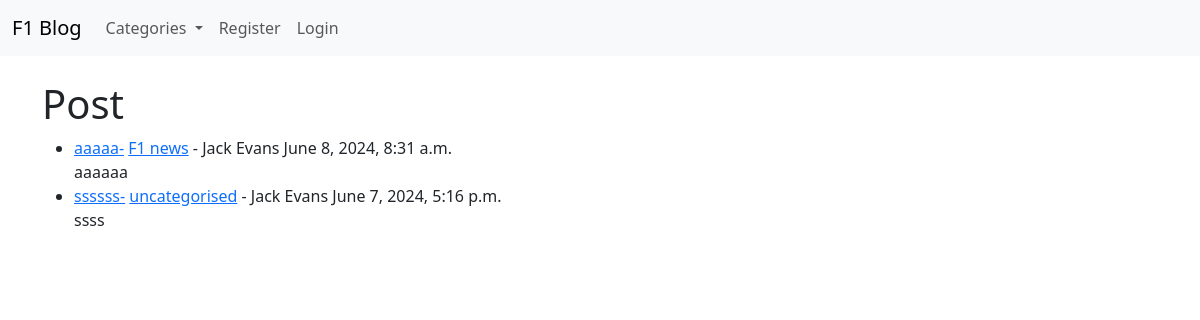
The page / on the database its author committed.
### blog/models.py (models this page shows, shortened)
class Post(models.Model):
    title = models.CharField(max_length=255)
    title_tag = models.CharField(max_length=255, default="F1 blog")
    author = models.ForeignKey(User, on_delete=models.CASCADE)
    body = models.TextField()
    timestamp = models.DateTimeField(auto_now_add=True)
    post_date = models.DateField(auto_now_add=True)
    category = models.ForeignKey(Category, on_delete=models.CASCADE)
    snippet = models.CharField(
        max_length=255,
    )

class Category(models.Model):
    name = models.CharField(max_length=255, default="uncategorised")
    def __str__(self):
        return self.name

### blog/views.py (the view)
# urls.py: path("", Home.as_view(), name="home"),
class Home(ListView):
    model = Post
    template_name = "home.html"
    ordering = ["-timestamp"]
    def get_context_data(self, *args, **kwargs):
        cat_menu = Category.objects.all()
        context = super(Home, self).get_context_data(*args, **kwargs)
        context["cat_menu"] = cat_menu
        return context

### blog/templates/home.html (shortened to what this page needs)
{% extends 'base.html' %} {% block content %}
<h1>Post</h1>
<ul>
  {% for post in object_list %}
  <li>
    <a href="{% url 'article-details' post.pk %}">{{ post.title }}-</a>
    <a href="{% url 'category' post.category.pk %}">{{ post.category.name }}</a>
    - {{post.author.first_name}} {{post.author.last_name}} {{ post.timestamp }}
    <br />
    {{ post.snippet }}
  </li>
  {% endfor%}
</ul>
{% endblock %}

### rows shown on the page
Post: title "aaaaa", category.name "F1 news", author.first_name "Jack", author.last_name "Evans", timestamp "June 8, 2024, 8:31 a.m.", snippet "aaaaaa"
Post: title "ssssss", category.name "uncategorised", author.first_name "Jack", author.last_name "Evans", timestamp "June 7, 2024, 5:16 p.m.", snippet "ssss"
